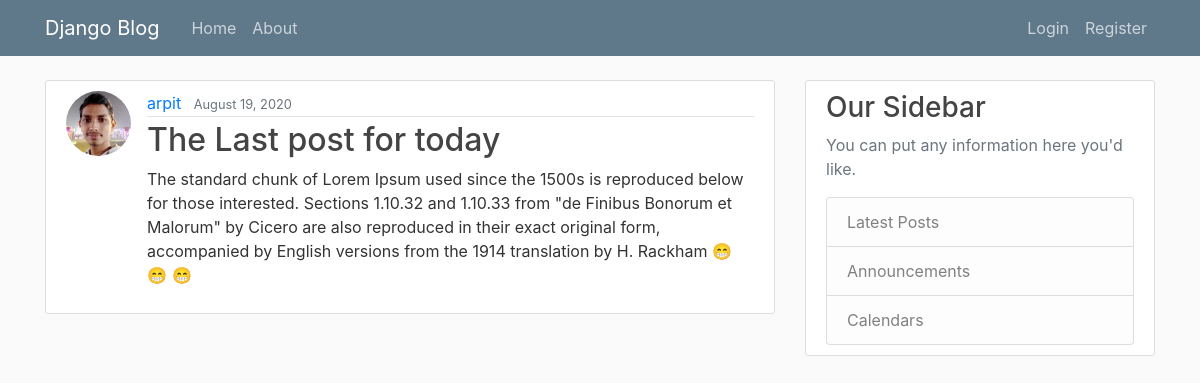
The page /post/8/ on the database its author committed.
### blog/models.py (models this page shows, shortened)
class Post(models.Model):
    title = models.CharField(max_length=100)
    content = models.TextField()
    date_posted = models.DateTimeField(default=timezone.now)
    author = models.ForeignKey(User, on_delete=models.CASCADE)

### users/models.py (models this page shows, shortened)
class Profile(models.Model):
    user = models.OneToOneField(User, on_delete=models.CASCADE)
    image = models.ImageField(default='default.jpg', upload_to='profile_pics')

### blog/views.py (the view)
# urls.py: path('post/<int:pk>/', PostDetailView.as_view(), name='detail'),
class PostDetailView(DetailView):
    model = Post

### blog/templates/blog/post_detail.html (shortened to what this page needs)
{% extends 'blog/base.html' %}
{% block content %}
    <article class="media content-section">
        <img class="rounded-circle article-img" src="{{ object.author.profile.image.url }}" alt="">
        <div class="media-body">
            <div class="article-metadata">
                <a class="mr-2" href="{% url 'blog:user-posts' object.author.username %}">{{ object.author }}</a>
                <small class="text-muted">{{ object.date_posted|date:'F d, Y' }}</small>
            </div>
            <h2 class="article-title">{{ object.title }}</h2>
            <p class="article-content">{{ object.content }}</p>
        </div>
    </article>
{% endblock content %}

### blog/static/blog/main.css (style rules this page uses)
body { background: #fafafa; color: #333333; margin-top: 5rem; }
h1, h2, h3, h4, h5, h6 { color: #444444; }
.content-section { background: #ffffff; padding: 10px 20px; border: 1px solid #dddddd; border-radius: 3px; margin-bottom: 20px; }
.article-title { color: #444444; }
.article-content { white-space: pre-line; }
.article-img { height: 65px; width: 65px; margin-right: 16px; }
.article-metadata { padding-bottom: 1px; margin-bottom: 4px; border-bottom: 1px solid #e3e3e3 }

### rows shown on the page
Post: author.profile.image (picture), author "arpit", date_posted "August 19, 2020", title "The Last post for today", content "The standard chunk of Lorem Ipsum used since the 1500s is reproduced below for those interested. Sections 1.10.32 and 1.10.33 from \"de Finibus Bonorum et Malorum\" by Cicero are also reproduced in their exact original form, accompanied by English versions from the 1914 translation by H. Rackham 😁 😁 😁"
